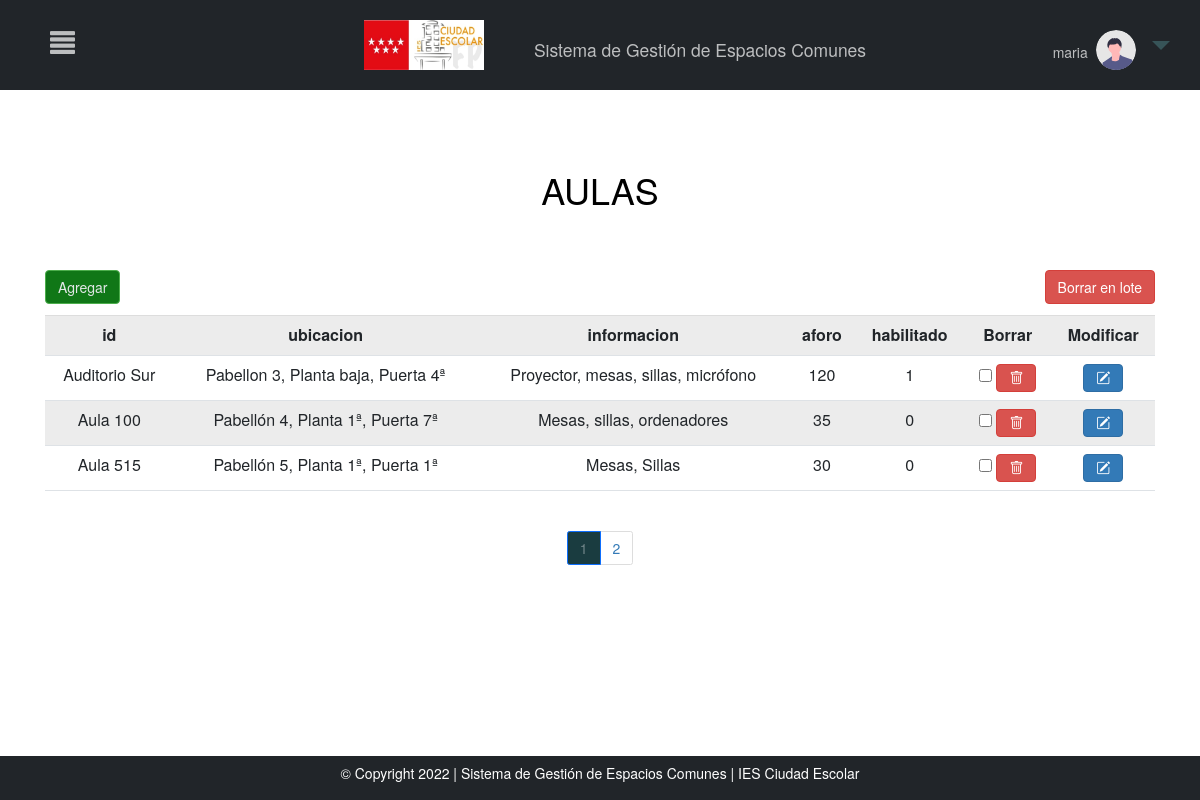
The page /MVC_proyectofinal/inicio.php?c=crudAulas&page=1 (signed in) on the database as committed earlier.
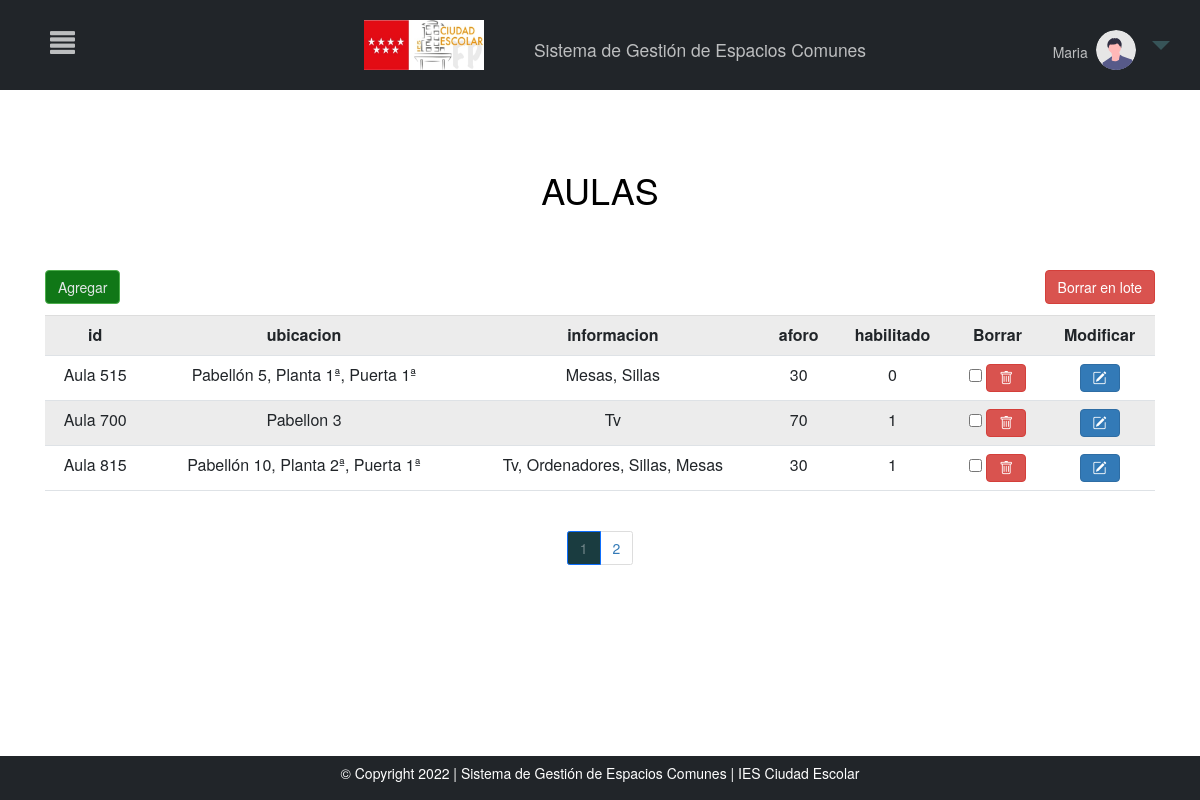
The same page on the database as committed later.
### tables this page shows
CREATE TABLE `aulas` (
  `id` varchar(220) NOT NULL,
  `ubicacion` varchar(220) NOT NULL,
  `informacion` varchar(220) NOT NULL,
  `aforo` int(100) NOT NULL,
  `habilitado` tinyint(1) NOT NULL
);

### MVC_proyectofinal/controller/controller.php (called while the page is built, shortened)
<?php
require_once ("models/crud.php");
class Control{
    function __construct()
    {
        $this->crud=new Crud();
    }
    function crudAulas(){
        include_once ("views/crudAulas.php");
    }
}
?>

### MVC_proyectofinal/models/conexion.php (called while the page is built)
<?php
class Conexion{
    public function conexion(){
        try{
            $conexion=new PDO("mysql:host=localhost;dbname=sgec","root","");
            $conexion->setAttribute(PDO::ATTR_ERRMODE,PDO::ERRMODE_EXCEPTION);
            return $conexion;
        }
        catch(PDOException $e){
            echo $e->getMessage();
            return null;
        }
    }
}
?>

### MVC_proyectofinal/models/crud.php (called while the page is built, shortened)
<?php
include("conexion.php");
class Crud extends Conexion{
    private $conexion;
    function __construct()
    {
        $this->conexion=parent::conexion();
    }
    function crudAulas($opc,$iteams_pagina=null,$offset=null){
        if($opc==1){
            $sql="SELECT count(*) FROM aulas";
            $consulta=$this->conexion->prepare($sql);
            $consulta->execute();
            $count=$consulta->fetch(PDO::FETCH_NUM);
            return $count;
        }
        elseif($opc==2){
            $sql="SELECT * FROM aulas ORDER BY id ASC LIMIT ".$iteams_pagina." OFFSET ".$offset."";
            $consulta=$this->conexion->prepare($sql);
            $consulta->execute();
            $consult=$consulta->fetchAll(PDO::FETCH_ASSOC);
            $keys=array_keys($consult[0]);
            return array($consult,$keys);
        }
    }
}
?>

### MVC_proyectofinal/views/crudAulas.php (the view, shortened to what the changed rows need)
<html lang="en">
<head>
<link rel="stylesheet" href="https://cdn.jsdelivr.net/npm/bootstrap-icons@1.8.1/font/bootstrap-icons.css">
<link rel="stylesheet" href="libs/bootstrap-5.1.3-dist/css/bootstrap.min.css">
</head>
<body>
<?php include "menu.php";
    ?>
            <?php
$count=$this->crud->crudAulas(1);
if($count[0]==0){
    echo '
    <div class="row >
    <div class="col-md-12 ">
    <h1 class="display-3"> No se han creado aulas aún</h1>';
    echo "<a href='?c=crudAulas&page=".$_GET['page']."&crear=1'><button name='crear'  class='btn btn-success'> Agregar</button></a>
    ";
    echo '</div>
    </div>
    </div>';
}
else{
$iteams_pagina=3;
$total_pages=ceil($count[0]/$iteams_pagina);
$page=0;
if(isset($_GET["page"]) && !empty($_GET["page"])){
    $page=$_GET["page"];
}else{
    $page=1;
}
$offset=($page-1) * $iteams_pagina;
$result=$this->crud->crudAulas(2,$iteams_pagina,$offset);
?>
<div class="row" style="margin-top:5%">
                <div class="col-md-12 ">
                <h1 style="color:black; text-align:center; margin-bottom:0%; background-color:white" >AULAS</h1>
<?php
       echo '<div class="container" style="margin-top:60px;">
       <div class="row">
                       <div class="col-md-12 ">';
        echo "<a href='?c=crudAulas&page=".$_GET['page']."&crear=1'><button name='crear'  class='btn btn-success'> Agregar</button></a>  ";
       echo                    '<table class="table table-striped bg-white table-hover" style="text-align: center; margin-top:1%">';
        echo "<tr >";
        foreach($result[1] as $indice){
            echo "<th>".$indice."</th>";
        }
        echo "<th>Borrar</th>";
        echo "<th>Modificar</th>";
        echo "</tr>";
        ?>
        <form action="?c=borrarAulas&pag=<?php echo $_GET["page"]?>" method="post">
            <input type='submit' name='borrar' value='Borrar en lote' class='btn btn-danger' style='float:right;' >
        <?php
        foreach($result[0] as $indice=>$dato){
            foreach($dato as $x=>$y){
                echo "<td>".$y."</td>";
            }
            ?>
            <td><input type="checkbox" name="eliminar[]" value="<?php echo $dato["id"]?>">
            <a class="btn btn-danger"  href="?c=borrarAulas&id=<?php echo $dato["id"] ?>&pag=<?php echo $_GET["page"]?>"><i class="bi bi-trash"></i></a>
            </td>
            <td><button  title="Modificar" class="btn btn-primary" name="modificar" value="<?php echo $dato["id"] ?>"> <i class="bi bi-pencil-square"></i></button></td>
            <?php
            }
  ?>
           </table>
        </div>
 <?php
echo "<br>";
?>
<nav aria-label="..." class="contenedor-paginador" >
  <ul class="pagination pagination-mg justify-content-center">
<?php
for($i=1;$i<=$total_pages;$i++){
    if($i==$page){
        echo "<li class='page-item active'><a class='page-link'>".$i."</a></li>";
    }else{
        echo "<li class='page-item'><a class='page-link' href='?c=crudAulas&page=$i'>$i</a></li>";
    }
}
}
?>
  </ul>
</nav>
</body>
</html>

### MVC_proyectofinal/views/menu.php (shortened to what the changed rows need)
<!DOCTYPE html>
<html lang="en">
<head>
<link rel="stylesheet" href="https://cdn.jsdelivr.net/npm/bootstrap-icons@1.8.1/font/bootstrap-icons.css">
<link href="https://cdn.jsdelivr.net/npm/bootstrap@5.1.3/dist/css/bootstrap.min.css" rel="stylesheet">
    <link rel="stylesheet" href="libs/bootstrap-5.1.3-dist/css/bootstrap.min.css">
    <link rel="stylesheet" href="libs/css/estilos.css">
<link rel="stylesheet" href="https://maxcdn.bootstrapcdn.com/bootstrap/3.3.7/css/bootstrap.min.css">
</head>
<body>
<div class="nav">
<span onclick="openNav()" class="menu">
<span class="glyphicon glyphicon-align-justify"></span>
</span>
<div class="cabecera-todo">
    <a class="logoEnlace" href="https://www.educa2.madrid.org/web/centro.ies.ciudadescolar.madrid" target="_blank"><img class="logo" src="libs/img/logo_ciudadescolar.jpg"></a>
    <h3 class="cabecera">Sistema de Gestión de Espacios Comunes</h3>
</div>
<li class="nav-item dropdown no-arrow">
        <a class="nav-link dropdown-toggle" href="#" id="userDropdown" role="button"
            data-toggle="dropdown" aria-haspopup="true" aria-expanded="false">
            <h5 style="color: rgba(255, 255, 255, 0.7); display:inline-block" ><?php echo $_SESSION['nombre'];?></h5>
            <img class="img-profile rounded-circle" style="width:40px"
                src="libs/img/undraw_profile.svg">
        </a>
    </li>
</div>
   <div class="footer">
       <p>© Copyright 2022 | Sistema de Gestión de Espacios Comunes | IES Ciudad Escolar</p>
</div>
</body>
</html>

Rows that differ between the two databases and show on the page:
removed aulas: id "Auditorio Sur", ubicacion "Pabellon 3, Planta baja, Puerta 4ª", informacion "Proyector, mesas, sillas, micrófono", aforo "120", habilitado "1"
removed aulas: id "Aula 100", ubicacion "Pabellón 4, Planta 1ª, Puerta 7ª", informacion "Mesas, sillas, ordenadores", aforo "35", habilitado "0"
now on this page (row edited): aulas: id "Aula 700", ubicacion "Pabellon 3", informacion "Tv", aforo "70", habilitado "1"
now on this page (row unchanged): aulas: id "Aula 815", ubicacion "Pabellón 10, Planta 2ª, Puerta 1ª", informacion "Tv, Ordenadores, Sillas, Mesas", aforo "30", habilitado "1"
Other text that changed with them:
$_SESSION['nombre']: "maria" → "Maria"
